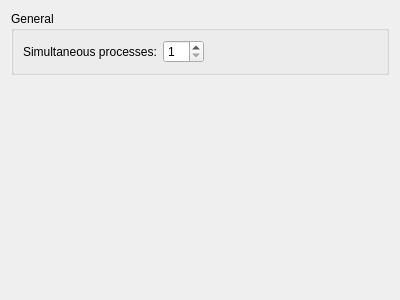
<?xml version="1.0" encoding="UTF-8"?>
<ui version="4.0">
 <class>ClangTools::Internal::ClangStaticAnalyzerConfigWidget</class>
 <widget class="QWidget" name="ClangTools::Internal::ClangStaticAnalyzerConfigWidget">
  <property name="geometry">
   <rect>
    <x>0</x>
    <y>0</y>
    <width>400</width>
    <height>300</height>
   </rect>
  </property>
  <property name="windowTitle">
   <string/>
  </property>
  <layout class="QVBoxLayout" name="verticalLayout">
   <item>
    <widget class="QGroupBox" name="groupBox">
     <property name="title">
      <string>General</string>
     </property>
     <layout class="QFormLayout" name="formLayout">
      <item row="0" column="0">
       <widget class="QLabel" name="label_2">
        <property name="text">
         <string>Simultaneous processes:</string>
        </property>
       </widget>
      </item>
      <item row="0" column="1">
       <layout class="QHBoxLayout" name="horizontalLayout_2">
        <item>
         <widget class="QSpinBox" name="simultaneousProccessesSpinBox">
          <property name="minimum">
           <number>1</number>
          </property>
          <property name="maximum">
           <number>32</number>
          </property>
         </widget>
        </item>
        <item>
         <spacer name="horizontalSpacer_2">
          <property name="orientation">
           <enum>Qt::Horizontal</enum>
          </property>
          <property name="sizeHint" stdset="0">
           <size>
            <width>40</width>
            <height>20</height>
           </size>
          </property>
         </spacer>
        </item>
       </layout>
      </item>
     </layout>
    </widget>
   </item>
   <item>
    <spacer name="verticalSpacer">
     <property name="orientation">
      <enum>Qt::Vertical</enum>
     </property>
     <property name="sizeHint" stdset="0">
      <size>
       <width>20</width>
       <height>183</height>
      </size>
     </property>
    </spacer>
   </item>
  </layout>
 </widget>
 <resources/>
 <connections/>
</ui>
